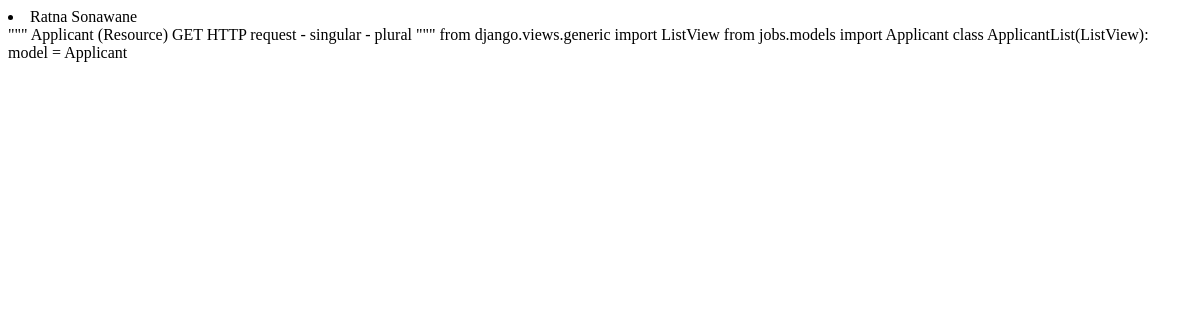
The app's page /jobs/v2/applicants/, older data.
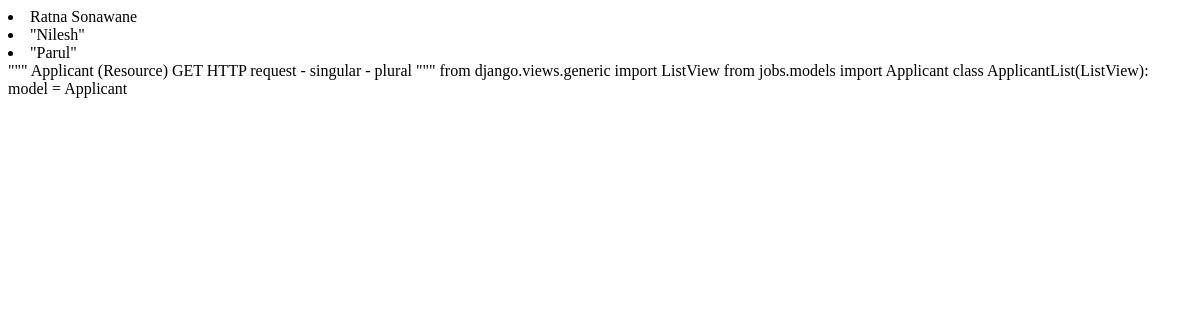
The same page, newer data.
### jobs/models.py (models this page shows, shortened)
class Applicant(models.Model):
    name = models.CharField(max_length=250)
    applied_for = models.ForeignKey(JobTitle, on_delete=models.CASCADE)
    cover_letter = models.CharField(max_length=250)

### jobs/views_2.py (the view)
# urls.py: path("v2/applicants/", views_2.ApplicantList.as_view(), name="v2-applicant-list"),
class ApplicantList(ListView):
    model = Applicant

### jobs/templates/jobs/applicant_list.html (shortened to what this page needs)
<!DOCTYPE html>
<html lang="en">
<head>
</head>
<body>
{% for candidate in object_list %}
<li> {{candidate.name}} </li>
{% endfor %}
</body>
</html>

Row changes from the older to the newer data that the page shows:
added Applicant: name "\"Nilesh\""
added Applicant: name "\"Parul\""
